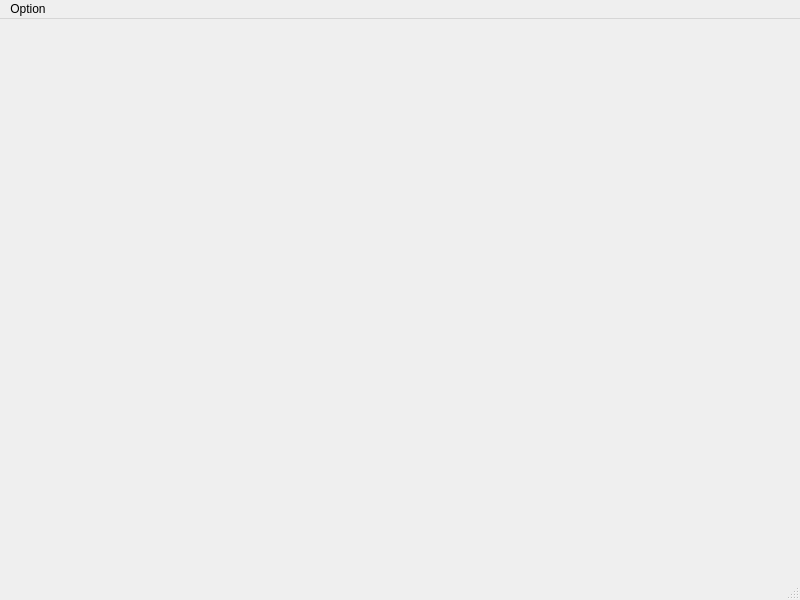
<?xml version="1.0" encoding="UTF-8"?>
<ui version="4.0">
 <class>MainWindow</class>
 <widget class="QMainWindow" name="MainWindow">
  <property name="geometry">
   <rect>
    <x>0</x>
    <y>0</y>
    <width>800</width>
    <height>600</height>
   </rect>
  </property>
  <property name="windowTitle">
   <string>MainWindow</string>
  </property>
  <widget class="QWidget" name="centralwidget">
   <layout class="QVBoxLayout" name="verticalLayout">
    <item>
     <widget class="QLabel" name="mainImg">
      <property name="text">
       <string/>
      </property>
     </widget>
    </item>
   </layout>
  </widget>
  <widget class="QMenuBar" name="menubar">
   <property name="geometry">
    <rect>
     <x>0</x>
     <y>0</y>
     <width>800</width>
     <height>26</height>
    </rect>
   </property>
   <widget class="QMenu" name="menuOption">
    <property name="title">
     <string>Option</string>
    </property>
    <addaction name="actionrun"/>
    <addaction name="actioncolor"/>
   </widget>
   <addaction name="menuOption"/>
  </widget>
  <widget class="QStatusBar" name="statusbar"/>
  <action name="actionrun">
   <property name="checkable">
    <bool>true</bool>
   </property>
   <property name="text">
    <string>run</string>
   </property>
  </action>
  <action name="actioncolor">
   <property name="text">
    <string>color</string>
   </property>
  </action>
 </widget>
 <resources/>
 <connections/>
</ui>
